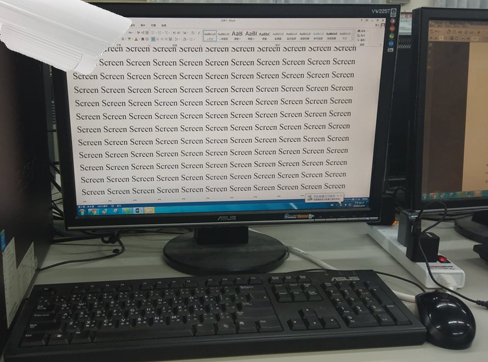
#> input picture test_image/_原始圖像.bmp, 488 x 362 px
$ python Superpixel_GTXT.py -LoadImg 'test_image/_原始圖像.bmp'
#> lines starting #> are read from the running program, lines starting #| are printed output that depends on the picture
import cv2
import numpy as np
from imutils import paths
import argparse
# image path
ap = argparse.ArgumentParser()

ap.add_argument("-l", "-LoadImg", required=True,help="path to the training images")

args = vars(ap.parse_args())

num_of_superpixels_result = 100
ADD_reg = [[],[],[]]
ADDr = [[],[]]
counter = 0
grid_size = 120
flag = 0
np.set_printoptions(threshold = np.inf)
# image read
img = cv2.imread(args["l"]) # BRG order, uint8 type
#> img is the input picture: shape (362, 488, 3); mean B, G, R 97.9, 101.7, 101.7
print(args["l"])
rows,cols,vector = img.shape
#> rows = 362; cols = 488; vector = 3
textimg = np.zeros((rows,cols,3),dtype="uint8")
# convert color space
converted_img = cv2.cvtColor(img, cv2.COLOR_BGR2HSV)
#> converted_img: shape (362, 488, 3); mean H, S, V 48.8, 28.2, 105.2
# set parameters for superpixel segmentation
num_superpixels = 200  # desired number of superpixels
num_iterations = 4     # number of pixel level iterations. The higher, the better quality
prior = 2              # for shape smoothing term. must be [0, 5]
num_levels = 4
num_histogram_bins = 5 # number of histogram bins
height, width, channels = converted_img.shape
#> height = 362; width = 488; channels = 3
# initialize SEEDS algorithm
slic = cv2.ximgproc.createSuperpixelSLIC(converted_img,101,100,50.0)
# run SEEDS
slic.iterate()
# get number of superpixel
num_of_superpixels_result = slic.getNumberOfSuperpixels()
#> num_of_superpixels_result = 18
print('Final number of superpixels: %d' % num_of_superpixels_result)
#| Final number of superpixels: 18
# retrieve the segmentation result
labels = slic.getLabels() # heigqht x width matrix. Each component indicates the superpixel index of the corresponding pixel position
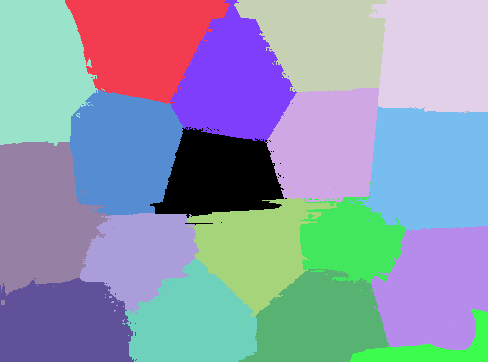
#> labels: shape (362, 488) int32; 18 distinct labels, from 0 to 17; one colour per label, 0 black
# print(labels)
ADD_reg = [[0 for i in range(3)] for i in range(num_of_superpixels_result)]
ADDr    = [[0 for i in range(2)] for i in range(num_of_superpixels_result)]
for i in range (0 , rows):
    for j in range (0 , cols):
        ADD_reg[int(labels[i][j])][0] = ADD_reg[int(labels[i][j])][0] + 1
        ADD_reg[int(labels[i][j])][1] = ADD_reg[int(labels[i][j])][1] + j
        ADD_reg[int(labels[i][j])][2] = ADD_reg[int(labels[i][j])][2] + i
#> after the loop, ADD_reg = 18 items, first 6: [8182, 1795216, 1438788], [11272, 1602934, 470393], [10397, 3386092, 1500482], [10350, 3327902, 422208], [11851, 5145395, 648631], [11501, 462670, 820109]
f = open('news.txt','w')
f.truncate();
f = open('news.txt','a')
for k in range (0 , num_of_superpixels_result):
    ADDr[k][0] = int(float(ADD_reg[k][1]) / ADD_reg[k][0])
    ADDr[k][1] = int(float(ADD_reg[k][2]) / ADD_reg[k][0])
    f.write("X" + str(ADDr[k][0]) + "Y" + str(ADDr[k][1]) + '\n')
#> after the loop, ADDr = [[219, 175], [142, 41], [325, 144], [321, 40], [434, 54], [40, 71], [123, 151], [232, 81], [429, 168], [41, 215], [139, 254], [255, 247], [350, 240], [435, 287], [63, 323], [192, 321], [318, 320], [433, 348]]
f = open('news.txt','r')
print(f.read())
cv2.destroyAllWindows()
